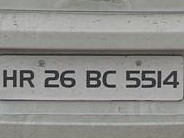
%> input picture 1.jpg, 184 x 138 px
$ octave --eval "numberPlateExtraction;"   (GNU Octave 9; MATLAB toolbox functions it lacks are replaced by stand-ins)
%> lines starting %> are read from the running program, lines starting %| are printed output that depends on the picture; in (x1, y1, x2, y2) boxes, pixels count from 0 and x2, y2 are one past the last pixel; in counts of white or black regions, pixels touching at a corner belong together; the program's own positions count from 1
### controlling.m
function r=controlling(NR)
%CONTROLLING determine the array of indices of Bounding boxes of interest.
%   R=CONTROLLING(NR) outputs the row vector R containing the indices of
%   the bounding boxes of interest from the matrix NR. NR is the matrix of
%   order numberofregionsx4. Numberofregions are the total number of
%   regions extracted from the function regionprops with the property
%   'BoundingBox'. To ensure the order cat(1,...) function could be used.
%   The code for this function emphasize on obtaining the indices of
%   Bounding boxes whose width along the y-dimension is nearly same. If
%   the approach of y-width doesn't work then Bounding Boxes with nearly
%   same y-coordinates are obtained.

[Q,W]=hist(NR(:,4)); % Histogram of the y-dimension widths of all boxes.
ind=find(Q==6); % Find indices from Q corresponding to frequency '6'.
% Since the number plates of cars in Karachi have six characters so
% find(Q==6) is used. If the code is to be implemented for some other plates
% the argument to the function 'find' has to be changed accordingly.
% Q is a row vector of frequency and W is the row vector of all the mid
% points of bins. Hist automatically selects the range of W from its input
% argument.

for k=1:length(NR)            % Taking the advantage of uniqueness of y-co
    C_5(k)=NR(k,2) * NR(k,4); % ordinate and y-width.
end
NR2=cat(2,NR,C_5');           % Appending new coloumn in NR.
[E,R]=hist(NR2(:,5),20);
Y=find(E==6);                 % Searching for six characters.
if length(ind)==1 % If six boxes of interest are succesfully found record
    MP=W(ind);    %  the midpoint of corresponding bin.
    binsize=W(2)-W(1); % Calculate the container size.
    container=[MP-(binsize/2) MP+(binsize/2)]; % Calculating the complete container size.
    r=takeboxes(NR,container,2);
elseif length(Y)==1
    MP=R(Y);
    binsize=R(2)-R(1);
    container=[MP-(binsize/2) MP+(binsize/2)]; % Calculating the complete container size.
    r=takeboxes(NR2,container,2.5); % Call to function takeboxes.
elseif isempty(ind) || length(ind)>1 % If there is no vlaue of '6' in the Q vector.
    [A,B]=hist(NR(:,2),20); % Use y-coordinate approach only.
    ind2=find(A==6);
    if length(ind2)==1
        MP=B(ind2);
        binsize=B(2)-B(1);
        container=[MP-(binsize/2) MP+(binsize/2)]; % Calculating the complete container size.
        r=takeboxes(NR,container,1);
    else
        container=guessthesix(A,B,(B(2)-B(1))); % Call of function guessthesix.
        if ~isempty(container) % If guessthesix works succesfully.
            r=takeboxes(NR,container,1); % Call the function takeboxes.
        elseif isempty(container)
            container2=guessthesix(E,R,(R(2)-R(1)));
            if ~isempty(container2)
                r=takeboxes(NR2,container2,2.5);
            else
                r=[]; % Otherwise assign an empty matrix to 'r'.
            end
        end
    end
end
end

### guessthesix.m
function container=guessthesix(Q,W,bsize)
%GUESSTHESIX guesses the container for six interested Bounding boxes.
%   CONTAINER=GUESSTHESIX(Q,W,BSIZE) outputs the container for the desired
%   Bounding boxes from the frequency row vector Q, row vector of mid
%   points of bins  in W and binsize in BSIZE.

for l=5:-1:2 % This condition has to be changed accordingly if number plates are other than six characters.
    val=find(Q==l); % Find the indices corresponding the value of frequency equals 'l'.
    var=length(val); % Check how many indices are found.
    if isempty(var) || var == 1 % If no index or one index is found.
        if val == 1
            index=val+1; % Since zero index is not allowed in MATLAB.
        else
            index=val; % Assign that value to 'index'.
        end
        if length(Q)==val % In case if the last index value is reached,
            index=[];     % then index+1 will be out of Q.
        end
        if Q(index)+Q(index+1) == 6 % If the sum of frequencies with the subsequent bin equals six.
            container=[W(index)-(bsize/2) W(index+1)+(bsize/2)]; % Calculae container and break looping
            break;                                               % for more values.
        elseif Q(index)+Q(index-1) == 6 % If the sum of frequencies with the previous bin equals six.
            container=[W(index-1)-(bsize/2) W(index)+(bsize/2)]; % Calculate container and break looping
            break;                                               % for more values.
        end
    else % If more than one index are found.
        for k=1:1:var % Repeat the analysis for every value of the bin and checks for the same condition
            if val(k)==1
                index=val(k)+1; % Since zero index is not allowed in MATLAB.
            else
                index=val(k); % that where the sum of frequencies equals six.
            end
            if length(Q)==val(k) % In case if the last index value is reached,
                index=[];        % then index+1 will be out of Q.
            end
            if Q(index)+Q(index+1) == 6
                container=[W(index)-(bsize/2) W(index+1)+(bsize/2)]; % Calculate the value of container and break.
                break;
            elseif Q(index)+Q(index-1) == 6
                container=[W(index-1)-(bsize/2) W(index)+(bsize/2)];
                break;
            end
        end
        if k~=var % If for any value of index bins frequencies sum to six then just break.
            break;
        end
    end
end
if l==2 % If looping is done and no frequencies sum to six then assign container the empty matrix.
    container=[];
end
end

### numberPlateExtraction.m
function numberPlateExtraction
%NUMBERPLATEEXTRACTION extracts the characters from the input number plate image.

f=imread('1.jpg'); % Reading the number plate image.
%> f is the input picture: size 138x184x3 uint8; mean R, G, B 141.9, 141.8, 138.6
f=imresize(f,[400 NaN]); % Resizing the image keeping aspect ratio same.
%> f: size 400x534x3 uint8
g=rgb2gray(f); % Converting the RGB (color) image to gray (intensity).
g=medfilt2(g,[3 3]); % Median filtering to remove noise.
se=strel('disk',1); % Structural element (disk of radius 1) for morphological processing.
gi=imdilate(g,se); % Dilating the gray image with the structural element.
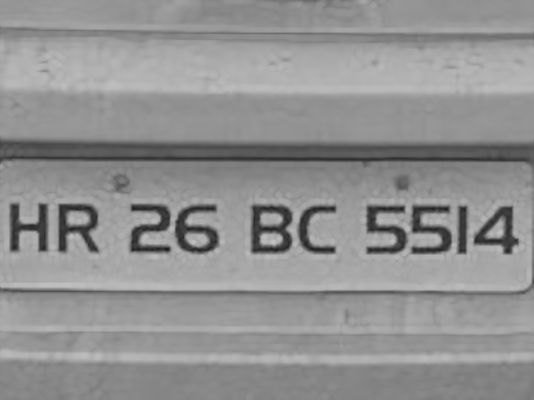
%> gi: size 400x534 uint8; min 25, max 193, mean 145.4
ge=imerode(g,se); % Eroding the gray image with structural element.
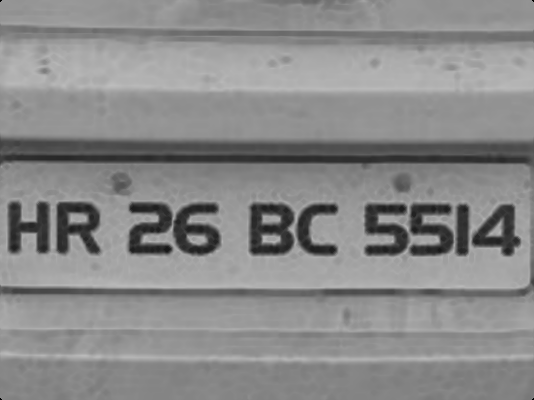
%> ge: size 400x534 uint8; min 0, max 189, mean 137.6
gdiff=imsubtract(gi,ge); % Morphological Gradient for edges enhancement.
gdiff=mat2gray(gdiff); % Converting the class to double.
%> gdiff: size 400x534 double
gdiff=conv2(gdiff,[1 1;1 1]); % Convolution of the double image for brightening the edges.
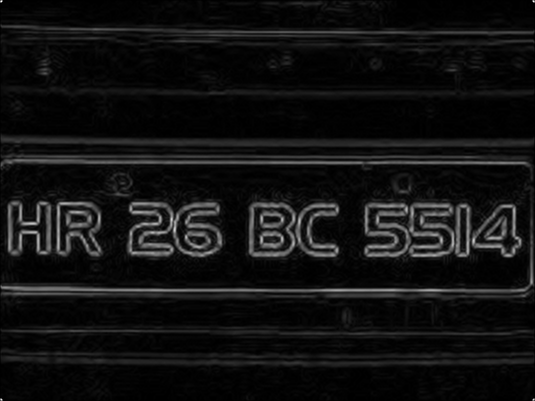
%> gdiff: size 401x535 double; min 0, max 3, mean 0.205; drawn with min black and max white
gdiff=imadjust(gdiff,[0.5 0.7],[0 1],0.1); % Intensity scaling between the range 0 to 1.
B=logical(gdiff); % Conversion of the class from double to binary.
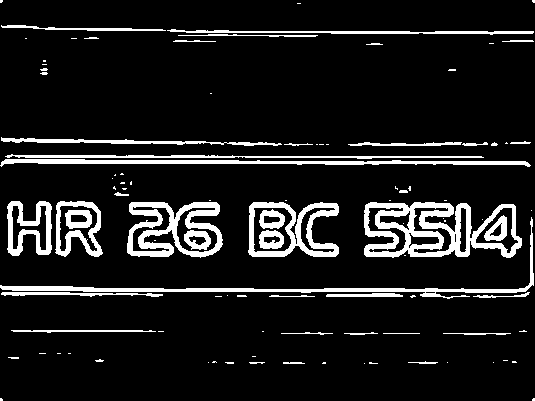
%> B: size 401x535 logical; 10.8% white; 101 white regions (62 under 20 px), largest, box (x1, y1, x2, y2) and area: (364, 202, 522, 258) 4256, (127, 202, 223, 258) 2549, (0, 217, 534, 299) 2378
% Eliminating the possible horizontal lines from the output image of regiongrow
% that could be edges of license plate.
er=imerode(B,strel('line',50,0));
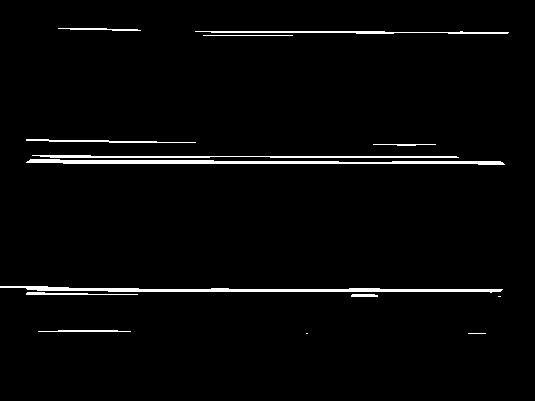
%> er: size 401x535 logical; 2.6% white; 14 white regions (3 under 20 px), largest, box (x1, y1, x2, y2) and area: (0, 286, 503, 293) 1615, (26, 159, 505, 165) 1581, (32, 155, 459, 158) 825
out1=imsubtract(B,er);
%> out1: size 401x535 double; values 0 (black) and 1 (white), 8.1% white; 182 white regions (93 under 20 px), largest, box (x1, y1, x2, y2) and area: (364, 202, 522, 258) 4256, (127, 202, 223, 258) 2549, (248, 202, 339, 257) 1974
% Filling all the regions of the image.
F=imfill(out1,'holes');
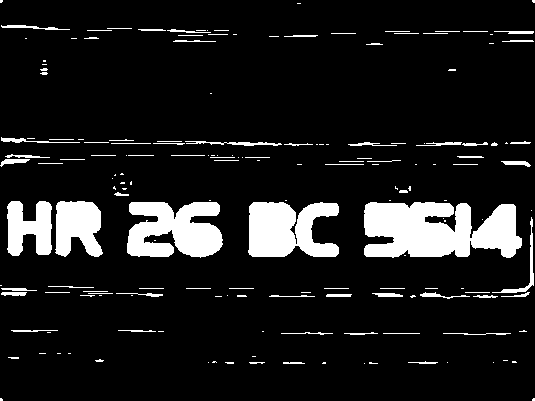
%> F: size 401x535 double; values 0 (black) and 1 (white), 10.9% white; 176 white regions (92 under 20 px), largest, box (x1, y1, x2, y2) and area: (364, 202, 522, 258) 6856, (127, 202, 223, 258) 4015, (248, 202, 339, 257) 3800
% Thinning the image to ensure character isolation.
H=bwmorph(F,'thin',1);
%> H: size 401x535 logical; 9.2% white; 176 white regions (97 under 20 px), largest, box (x1, y1, x2, y2) and area: (365, 203, 521, 257) 6242, (128, 203, 222, 256) 3556, (249, 203, 338, 256) 3424
H=imerode(H,strel('line',3,90));
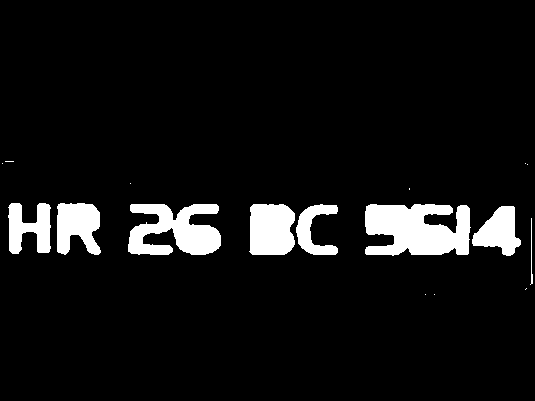
%> H: size 401x535 logical; 7.2% white; 17 white regions (9 under 20 px), largest, box (x1, y1, x2, y2) and area: (365, 204, 471, 256) 4362, (128, 204, 221, 255) 3186, (249, 204, 295, 255) 2129
% Selecting all the regions that are of pixel area more than 100.
final=bwareaopen(H,100);
%> final: size 401x535 logical; 7.2% white; 7 white regions
% final=bwlabel(final); % Uncomment to make compitable with the previous versions of MATLAB®
% Two properties 'BoundingBox' and binary 'Image' corresponding to these
% Bounding boxes are acquired.
Iprops=regionprops(final,'BoundingBox','Image');
%> Iprops = 7 regions; box (x1, y1, x2, y2): (8, 203, 51, 254), (57, 203, 101, 255), (128, 204, 221, 255), (249, 204, 295, 255), (296, 204, 338, 255), (365, 204, 471, 256), (472, 206, 521, 256)
% Selecting all the bounding boxes in matrix of order numberofboxesX4;
NR=cat(1,Iprops.BoundingBox);
%> NR = [8.5 203.5 43 51; 57.5 203.5 44 52; 128.5 204.5 93 51; 249.5 204.5 46 51; 296.5 204.5 42 51; 365.5 204.5 106 52; 472.5 206.5 49 50]
% Calling of controlling function.
r=controlling(NR); % Function 'controlling' outputs the array of indices of boxes required for extraction of characters.
%> in controlling, `[Q,W]=hist(NR(:,4));`: Q = [1 0 0 0 4 0 0 0 0 2]; W = [50.1 50.3 50.5 50.7 50.9 51.1 51.3 51.5 51.7 51.9]
%> in controlling, `ind=find(Q==6); % Find indices from Q corresponding to frequency '6'.`: ind = []
%> the loop in controlling, `for k=1:length(NR)` made 7 passes
%> after the loop in controlling, `for k=1:length(NR)`: C_5 = [10378.5 10582 10429.5 10429.5 10429.5 10634 10325]
%> in controlling, `NR2=cat(2,NR,C_5');`: NR2 = [8.5 203.5 43 51 10378.5; 57.5 203.5 44 52 10582; 128.5 204.5 93 51 10429.5; 249.5 204.5 46 51 10429.5; 296.5 204.5 42 51 10429.5; 365.5 204.5 106 52 10634; 472.5 206.5 49 50 10325]
%> in controlling, `[E,R]=hist(NR2(:,5),20);`: E = 20 values, max 3 at index 7, min 0 at index 2, mean 0.35; R = 20 values from 10332.7 to 10626.3
%> in controlling, `Y=find(E==6);`: Y = []
%> in controlling, `[A,B]=hist(NR(:,2),20);`: A = 20 values, max 4 at index 7, min 0 at index 2, mean 0.35; B = 20 values from 203.6 to 206.4
%> in controlling, `ind2=find(A==6);`: ind2 = []
%> the loop in guessthesix, `for l=5:-1:2` made 4 passes
%> (val, var) on passes 2, 4: (7, 1), (1, 1)
%> var on passes 1, 3: 0, 0
%> the loop in guessthesix (call 2), `for l=5:-1:2` made 4 passes
%> r = []
if ~isempty(r) % If succesfully indices of desired boxes are achieved.
    I={Iprops.Image}; % Cell array of 'Image' (one of the properties of regionprops)
    noPlate=[]; % Initializing the variable of number plate string.
    for v=1:length(r)
        N=I{1,r(v)}; % Extracting the binary image corresponding to the indices in 'r'.
        letter=readLetter(N); % Reading the letter corresponding the binary image 'N'.
        while letter=='O' || letter=='0' % Since it wouldn't be easy to distinguish
            if v<=3                      % between '0' and 'O' during the extraction of character
                letter='O';              % in binary image. Using the characteristic of plates in Karachi
            else                         % that starting three characters are alphabets, this code will
                letter='0';              % easily decide whether it is '0' or 'O'. The condition for 'if'
            end                          % just need to be changed if the code is to be implemented with some other
            break;                       % cities plates. The condition should be changed accordingly.
        end
        noPlate=[noPlate letter]; % Appending every subsequent character in noPlate variable.
    end
    filename = 'noPlate.txt';
    filepath = 'C:\Users\chait\Desktop\Number_Plate_Extraction';
    file = fullfile(filepath,filename);
    fid = fopen(file, 'wt');
    fprintf(fid,'%s\n',noPlate);
    fclose(fid);
    winopen('C:\Users\chait\Desktop\Number_Plate_Extraction\noPlate.txt')

% [11 lines of commented-out code are left out]

else % If fail to extract the indexes in 'r' this line of error will be displayed.
    fprintf('Unable to extract the characters from the number plate.\n');
    fprintf('The characters on the number plate might not be clear or touching with each other or boundries.\n');
end
end

$ run again, with 2.jpg copied over 1.jpg
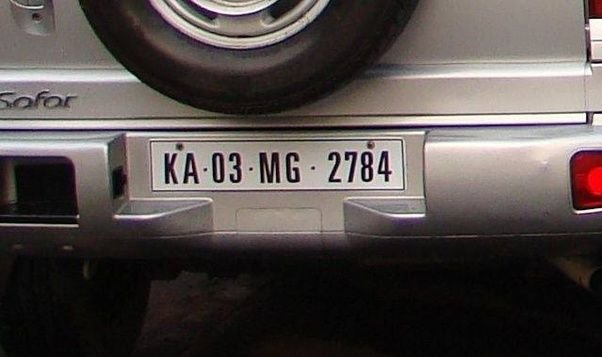
%> input picture 2.jpg, 602 x 357 px
%> in numberPlateExtraction, f is the input picture: size 357x602x3 uint8; mean R, G, B 83.8, 76.4, 74.2
%> f: size 400x675x3 uint8
%> in numberPlateExtraction, `er=imerode(B,strel('line',50,0));`:
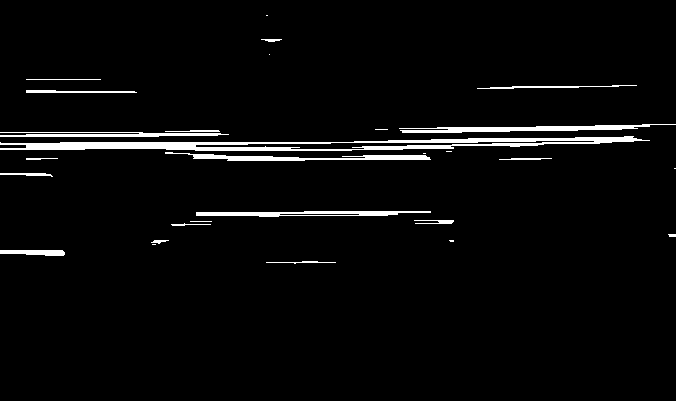
%> er: size 401x676 logical; 3.5% white; 28 white regions (8 under 20 px), largest, box (x1, y1, x2, y2) and area: (0, 136, 650, 151) 4007, (399, 124, 676, 133) 1159, (165, 152, 431, 161) 1008
%> out1: size 401x676 double; values 0 (black) and 1 (white), 8.3% white; 290 white regions (170 under 20 px), largest, box (x1, y1, x2, y2) and area: (140, 149, 228, 226) 1627, (181, 0, 360, 47) 1462, (167, 0, 371, 58) 1097
%> F: size 401x676 double; values 0 (black) and 1 (white), 8.7% white; 290 white regions (170 under 20 px), largest, box (x1, y1, x2, y2) and area: (140, 149, 228, 226) 1705, (181, 0, 360, 47) 1542, (167, 0, 371, 58) 1113
%> in numberPlateExtraction, `final=bwareaopen(H,100);`:
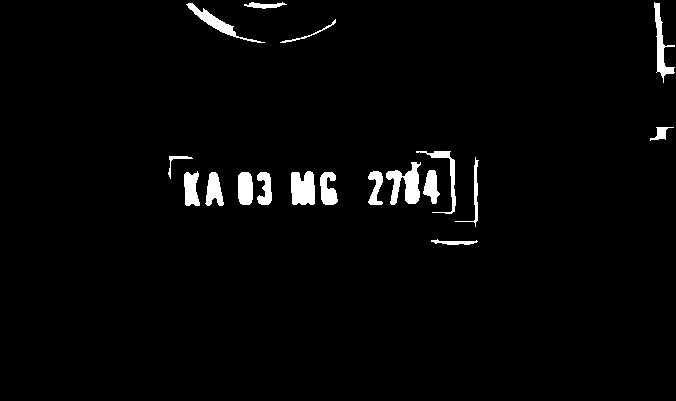
%> final: size 401x676 logical; 2.4% white; 18 white regions
%> Iprops = 18 regions; largest, box (x1, y1, x2, y2): (186, 3, 265, 43), (416, 151, 456, 214), (654, 2, 675, 83), (455, 157, 479, 227), (386, 162, 421, 205)
%> NR = 18 rows, first 8: [168.5 156.5 25 23; 184.5 171.5 16 35; 186.5 3.5 79 40; 205.5 172.5 19 34; 238.5 172.5 15 33; 244.5 2.5 43 7; 257.5 172.5 15 33; 280.5 19.5 56 24]
%> Q = [2 1 2 8 2 0 0 1 1 1]; W = [9.75 17.25 24.75 32.25 39.75 47.25 54.75 62.25 69.75 77.25]
%> ind = []
%> the loop in controlling, `for k=1:length(NR)` made 18 passes
%> after the loop in controlling, `for k=1:length(NR)`: C_5 = 18 values, max 11025 at index 16, min 17.5 at index 6, mean 4533.9
%> NR2 = 18 rows, first 8: [168.5 156.5 25 23 3599.5; 184.5 171.5 16 35 6002.5; 186.5 3.5 79 40 140; 205.5 172.5 19 34 5865; 238.5 172.5 15 33 5692.5; 244.5 2.5 43 7 17.5; 257.5 172.5 15 33 5692.5; 280.5 19.5 56 24 468]
%> E = 20 values, max 8 at index 11, min 0 at index 2, mean 0.9; R = 20 values from 292.7 to 10749.8
%> Y = []
%> in controlling, `[A,B]=hist(NR(:,2),20);`: A = 20 values, max 8 at index 15, min 0 at index 3, mean 0.9; B = 20 values from 8.43 to 233.6
%> ind2 = []
%> the loop in guessthesix, `for l=5:-1:2` made 4 passes
%> (val, var) on pass 3: (1, 1)
%> after the loop in guessthesix, `for l=5:-1:2`: index = 14
%> container = []
%> the loop in guessthesix (call 2), `for l=5:-1:2` made 4 passes
